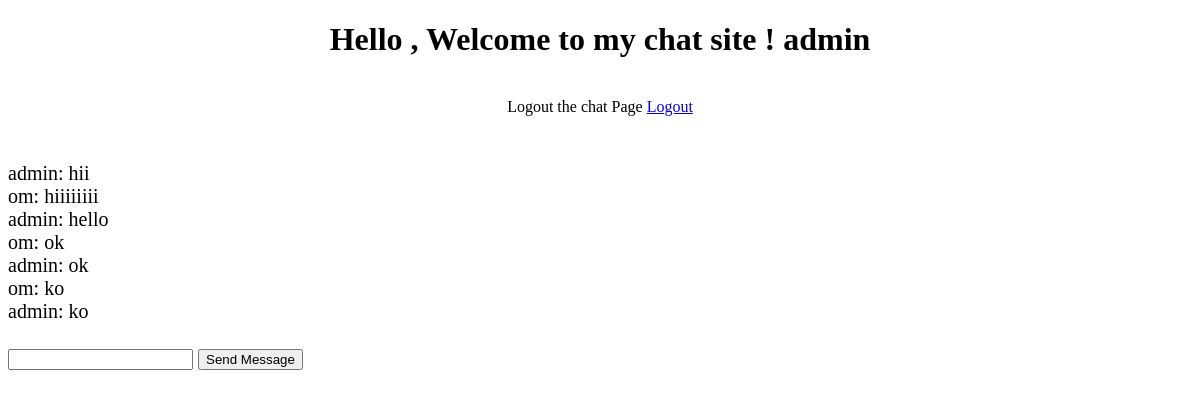
The app's page / (signed in), older data.
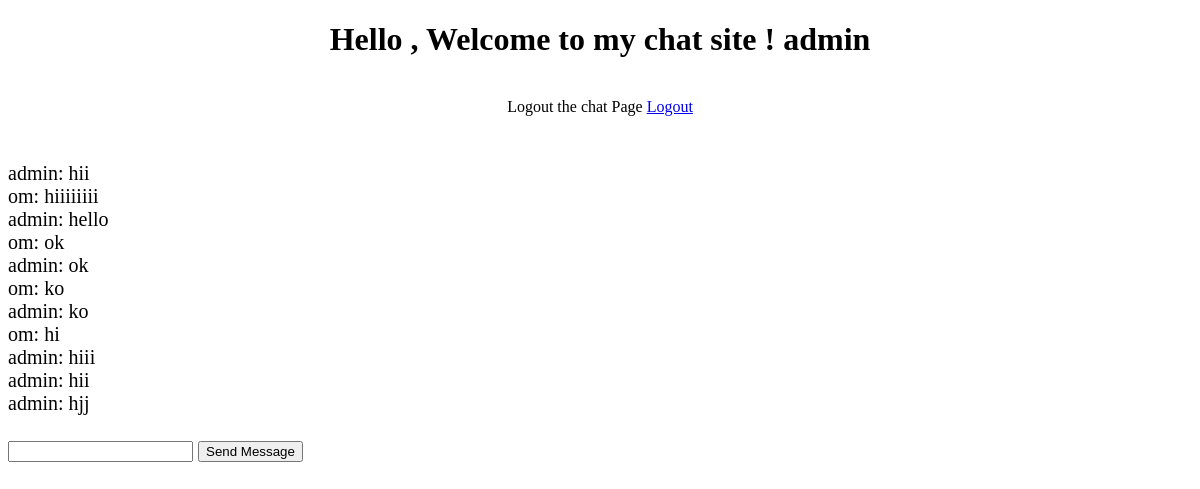
The same page, newer data.
### chat/models.py (models this page shows, shortened)
class ChatMessage(models.Model):  # Ensure the model name is ChatMessage
    user = models.ForeignKey(User, on_delete=models.CASCADE)
    content = models.TextField()
    timestamp = models.DateTimeField(auto_now_add=True)

### chat/views.py (the view)
# urls.py: path("", chat_views.chatPage, name="chat-page"),
def chatPage(request, *args, **kwargs):
    if not request.user.is_authenticated:
        return redirect("login-user")
    messages = ChatMessage.objects.all()
    context = {"messages": messages}
    return render(request, "chat/chatPage.html", context)

### chat/templates/chat/chatPage.html (shortened to what this page needs)
<!DOCTYPE html>
<html>
  <body>
    <center><h1>Hello , Welcome to my chat site ! {{request.user}}</h1></center>
    <br>
    {% if request.user.is_authenticated  %}
    <center> Logout the chat Page <a href = "{% url 'logout-user' %}">Logout</a></center>
    {% endif %}
    <div
      class="chat__item__container"
      id="id_chat_item_container"
      style="font-size: 20px"
    >
      <br />
      <div class="chat__item__container" id="id_chat_item_container" style="font-size: 20px">
        <br />
        {% for msg in messages %}
        <div>{{ msg.user.username }}: {{ msg.content }}</div>
        {% endfor %}
        <br />
        <input type="text" id="id_message_send_input" />
        <button type="submit" id="id_message_send_button">Send Message</button>
        <br /><br />
    </div>
  </body>
</html>

Row changes from the older to the newer data that the page shows:
added ChatMessage: user.username "om", content "hi"
added ChatMessage: user.username "admin", content "hiii"
added ChatMessage: user.username "admin", content "hii"
added ChatMessage: user.username "admin", content "hjj"
